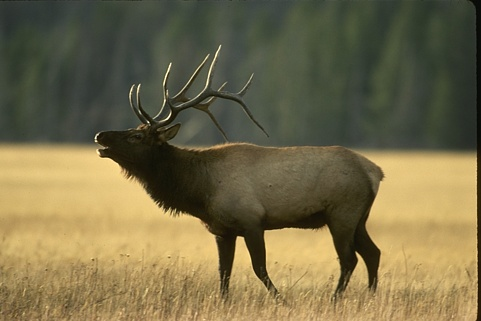
#> input picture lab/week5/Lab3 solution/Lab3_Images/Lab3_Images/imgQ41.jpg, 481 x 321 px, found by its file name
$ jupyter execute 'Lab3 - solution.ipynb'   (older library calls are emulated)
#> lines starting #> are read from the running program, lines starting #| are printed output that depends on the picture; after the words box and inside, x2 and y2 are one past the last pixel; in counts of white or black regions, pixels touching at a corner belong together
[cell 1]
import numpy as np
import cv2
import matplotlib.pyplot as plt
from sklearn.cluster import MeanShift, estimate_bandwidth
from scipy import ndimage as ndi

from skimage.segmentation import watershed
from skimage.feature import peak_local_max

[cell 2]
# Question a
# imgQ41 meanshift
img41 = cv2.imread('Lab3_images/Lab3_images/imgQ41.jpg')
#> img41 is the input picture: shape (321, 481, 3); mean B, G, R 73.5, 107.6, 117.1
img413 = cv2.cvtColor(img41,cv2.COLOR_BGR2RGB)
img412 = cv2.resize(img413,(100,100))
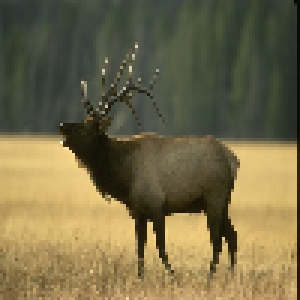
#> img412: shape (100, 100, 3) (shown 3 times larger); mean R, G, B 116.9, 107.3, 73.2
img411 = np.reshape(img412,[-1,3])
bandwidth = estimate_bandwidth(img411, quantile=0.2, n_samples=500)
#> bandwidth = 31.86
ms41 = MeanShift(bandwidth = bandwidth, bin_seeding=True)
ms41.fit(img411)
labels41 = ms41.labels_
#> labels41 = 10000 values, max 2 at index 98, min 0 at index 0, mean 0.595
#labels41 = labels41.reshape((img41.shape[0],img41.shape[1]))

[cell 3]
# imgQ42 meanshift
img42 = cv2.imread('Lab3_images/Lab3_images/imgQ42.jpg')
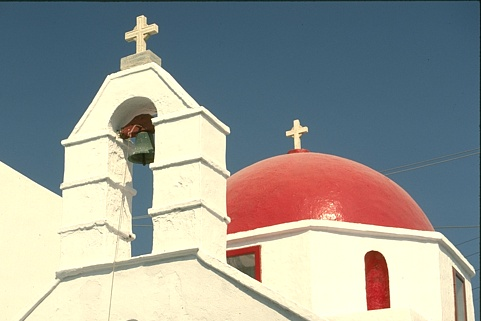
#> input picture lab/week5/Lab3 solution/Lab3_Images/Lab3_Images/imgQ42.jpg, 481 x 321 px, found by its file name
#> img42 is the input picture: shape (321, 481, 3); mean B, G, R 149.1, 155.2, 152.6
img423 = cv2.cvtColor(img42,cv2.COLOR_BGR2RGB)
img422 = cv2.resize(img423,(100,100))
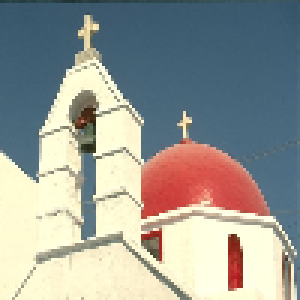
#> img422: shape (100, 100, 3) (shown 3 times larger); mean R, G, B 152.7, 155.3, 149.2

img421 = np.reshape(img422,[-1,3])
bandwidth = estimate_bandwidth(img421, quantile=0.2, n_samples=500)
#> bandwidth = 30.33
ms42 = MeanShift(bandwidth = bandwidth, bin_seeding=True)
ms42.fit(img421)
labels42 = ms42.labels_
#> labels42 = 10000 values, max 7 at index 0, min 0 at index 13, mean 1.01
#labels42 = labels42.reshape((img42.shape[0],img42.shape[1]))

[cell 4]
# imgQ41 watershed
img41_water = cv2.cvtColor(img41, cv2.COLOR_BGR2GRAY)
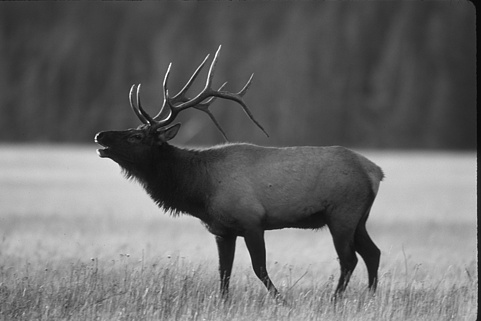
#> img41_water: shape (321, 481); min 5, max 253, mean 106.6
thresh1 = cv2.threshold(img41_water, 0, 255, cv2.THRESH_BINARY | cv2.THRESH_OTSU)[1]
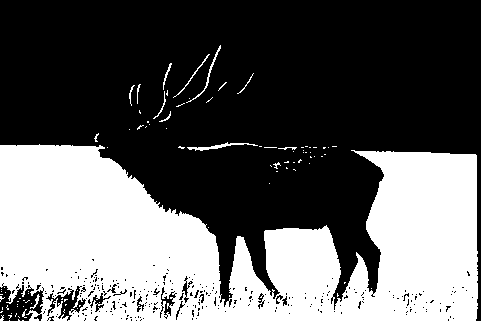
#> thresh1: shape (321, 481); 37.4% white; 96 white regions (83 under 20 px), largest, box (x1, y1, x2, y2) and area: (0, 144, 478, 321) 56797, (187, 142, 258, 151) 175, (186, 45, 221, 103) 127
thresh1 = cv2.medianBlur(thresh1, 3)
#> thresh1: shape (321, 481); 37.7% white; 38 white regions (29 under 20 px), largest, box (x1, y1, x2, y2) and area: (0, 145, 478, 321) 57425, (188, 143, 244, 151) 157, (194, 46, 221, 99) 113

distance1 = ndi.distance_transform_edt(thresh1)
local_max1 = peak_local_max(distance1, min_distance=5, indices=False,labels = thresh1)
#> local_max1: shape (321, 481) bool; 0.07% white in thin lines or dots, all inside (x1, y1, x2, y2) = (5, 48, 463, 316)
markers1 = ndi.label(local_max1,structure=np.ones((3, 3)))[0]
#> markers1: shape (321, 481) int32; 104 distinct labels, from 0 to 103
ws_labels1 = watershed(-distance1, markers1, mask=thresh1)
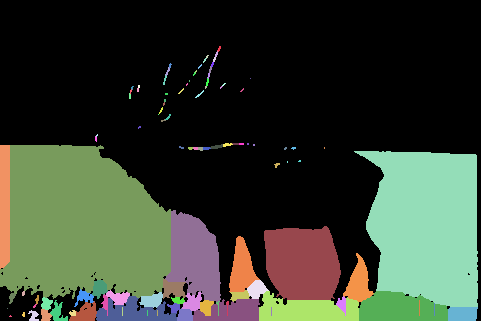
#> ws_labels1: shape (321, 481) int32; 104 distinct labels, from 0 to 103; one colour per label, 0 black

[cell 5]
# imgQ42 watershed
img42_water = cv2.cvtColor(img42, cv2.COLOR_BGR2GRAY)
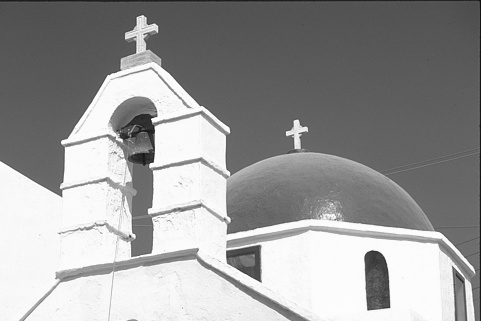
#> img42_water: shape (321, 481); min 13, max 255, mean 153.7
thresh2 = cv2.threshold(img42_water, 0, 255, cv2.THRESH_BINARY |cv2.THRESH_OTSU)[1]
#> thresh2: shape (321, 481); 37.9% white; 32 white regions (26 under 20 px), largest, box (x1, y1, x2, y2) and area: (0, 161, 475, 321) 43618, (148, 114, 385, 223) 6612, (61, 15, 230, 145) 5442, (60, 137, 132, 189) 2512, (286, 120, 308, 149) 255, (389, 179, 412, 199) 30
#thresh2 = cv2.GaussianBlur(thresh2, (3,3),3)

distance2 = ndi.distance_transform_edt(thresh2)
local_max2 = peak_local_max(distance2, min_distance=5, indices=False, footprint=np.ones((3, 3)), labels = thresh2)
#> local_max2: shape (321, 481) bool; 0.18% white in thin lines or dots, all inside (x1, y1, x2, y2) = (5, 20, 474, 316)
markers2 = ndi.label(local_max2)[0]
#> markers2: shape (321, 481) int32; 279 distinct labels, from 0 to 278
ws_labels2 = watershed(-distance2, markers2, mask=thresh2)
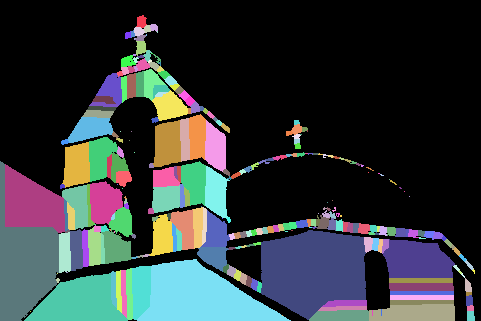
#> ws_labels2: shape (321, 481) int32; 279 distinct labels, from 0 to 278; one colour per label, 0 black

[cell 6]
# Question b
centers41 = ms41.cluster_centers_
#> centers41 = [[66.94, 73.64, 58.84], [216.4, 185.2, 116.7], [40.52, 36.54, 18.43]]
center41 = np.uint8(centers41)
#> center41 = [[66, 73, 58], [216, 185, 116], [40, 36, 18]]
res41 = center41[labels41.flatten()]
res41 = res41.reshape((img412.shape))
res41 = cv2.resize(res41,(img41.shape[1],img41.shape[0]))
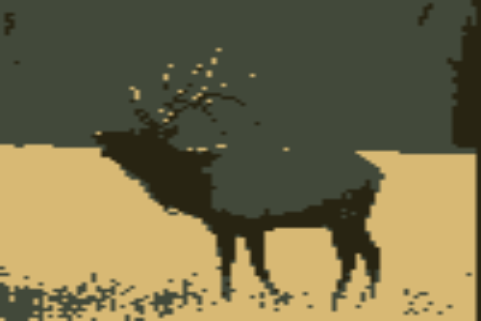
#> res41: shape (321, 481, 3); mean R, G, B 117, 109, 74.2

[cell 7]
centers42 = ms42.cluster_centers_
#> centers42 = [[68.82, 98.83, 118.1], [253.3, 249.9, 215.1], [209.6, 82.83, 74.42], [119, 124.3, 114.5], [149, 145.4, 127.6], [208.4, 199.9, 172.8], [158.6, 44.96, 35.01], [59.04, 47.89, 27.45]]
center42 = np.uint8(centers42)
#> center42 = [[68, 98, 118], [253, 249, 215], [209, 82, 74], [118, 124, 114], [148, 145, 127], [208, 199, 172], [158, 44, 35], [59, 47, 27]]
res42 = center42[labels42.flatten()]
res42 = res42.reshape((img422.shape))
res42 = cv2.resize(res42,(img42.shape[1],img42.shape[0]))
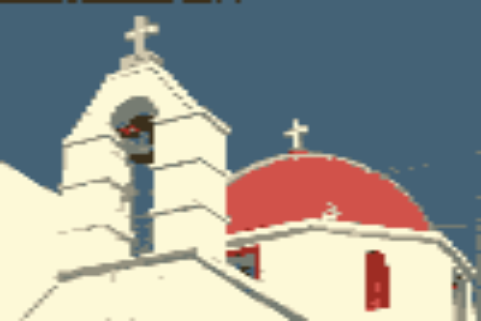
#> res42: shape (321, 481, 3); mean R, G, B 151.8, 154.2, 148.9

[cell 8]
def plot_three_images(title,image1, label1, image2, label2, image3, label3):
#> called with title = 'imgQ41', label1 = 'Image', label2 = 'Watershed', label3 = 'Meanshift'
    fig = plt.figure()
    # Display the original image
    fig.add_subplot(1, 3, 1)
    plt.imshow(image1)
    plt.axis('off')
    plt.title(label1)

    # Display the watershed image
    fig.add_subplot(1, 3, 2)
    plt.imshow(image2)
    plt.axis('off')
    plt.title(label2)

    # Display the meanshift image
    fig.add_subplot(1, 3, 3)
    plt.imshow(image3)
    plt.axis('off')
    plt.title(label3)
    plt.savefig('all_' + title)
    plt.show()

[cell 9]
plot_three_images('imgQ41', img413, 'Image', ws_labels1, 'Watershed', res41, 'Meanshift',)

[cell 10]
plot_three_images('imgQ42', img423, 'Image', ws_labels2, 'Watershed', res42, 'Meanshift',)
